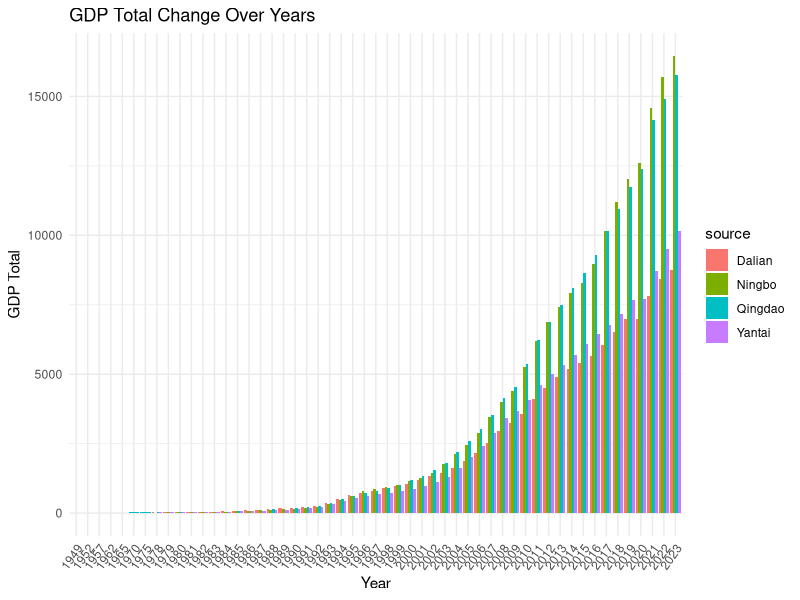
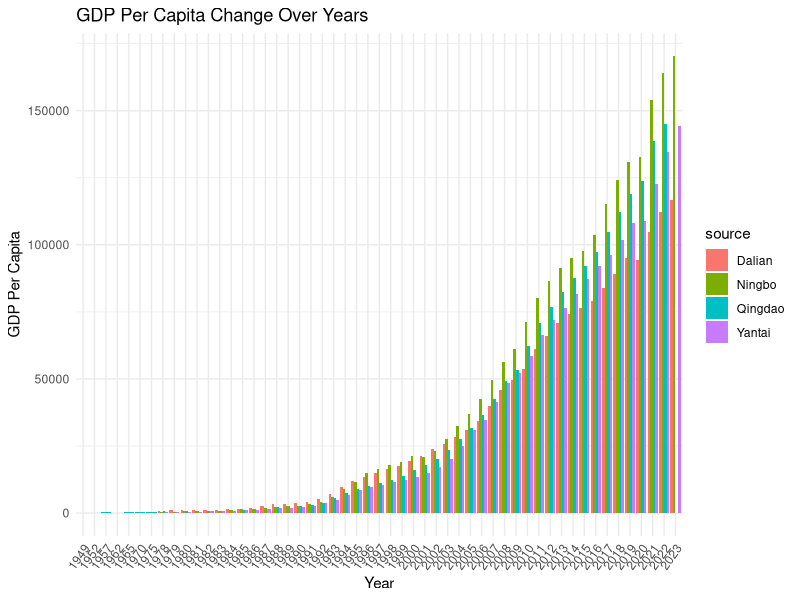
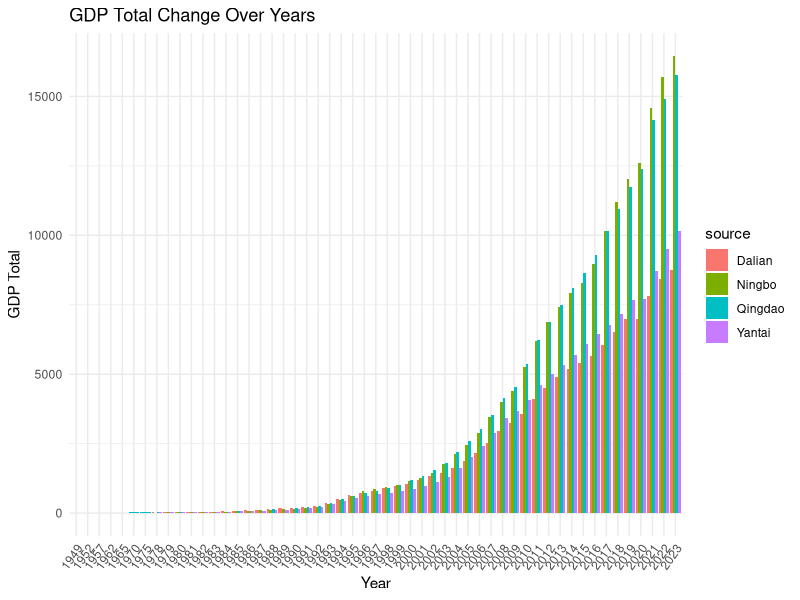
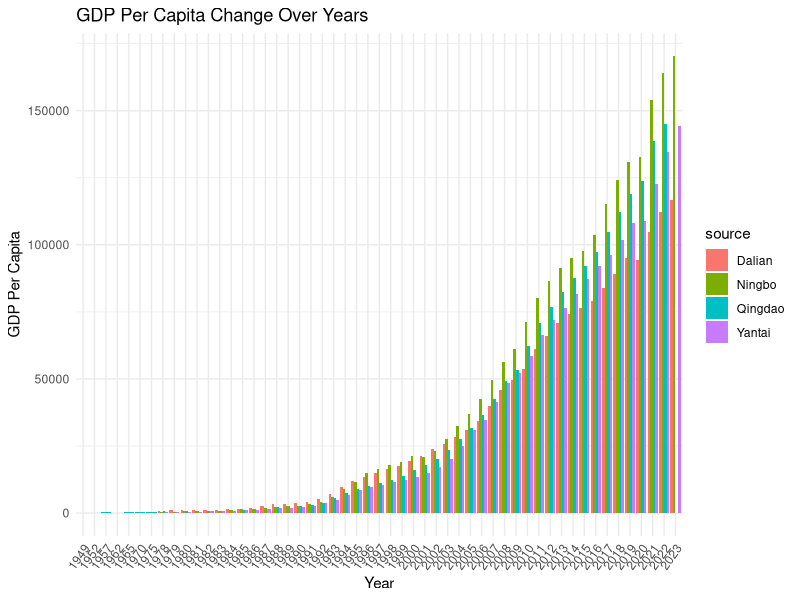

The R script that drew these images, in order:
## ---- chunk 1
knitr::opts_chunk$set(echo = TRUE)
## ---- chunk 2
library(readxl)
library(dplyr)
library(ggplot2)
library(tidyr)
## ---- chunk 3
Dalian<-read_excel("Dalian.xlsx")[, 1:3]
Qingdao<-read_excel("Qingdao.xlsx")[, 1:3]
Ningbo<-read_excel("Ningbo.xlsx")[, 1:3]
Yantai<-read_excel("Yantai.xlsx")[, 1:3]
## ---- chunk 4
colnames(Dalian) <- c("Year", "GDP_Total", "GDP_Per_Capita")
colnames(Qingdao) <- c("Year", "GDP_Total", "GDP_Per_Capita")
colnames(Ningbo) <- c("Year", "GDP_Total", "GDP_Per_Capita")
colnames(Yantai) <- c("Year", "GDP_Total", "GDP_Per_Capita")
## ---- chunk 5
# Add a column to identify the source
Dalian$source <- "Dalian"
Qingdao$source <- "Qingdao"
Ningbo$source <- "Ningbo"
Yantai$source <- "Yantai"

combined_df <- bind_rows(Dalian, Qingdao, Ningbo, Yantai)
## ---- chunk 6
combined_long <- combined_df %>%
  pivot_longer(cols = c(GDP_Total, GDP_Per_Capita), names_to = "Metric", values_to = "Value")

# Create the bar plot for GDP_Total
gdp_total_plot <- ggplot(subset(combined_long, Metric == "GDP_Total"), aes(x = factor(Year), y = Value, fill = source)) +
  geom_bar(stat = "identity", position = "dodge") +
  labs(title = "GDP Total Change Over Years",
       x = "Year",
       y = "GDP Total") +
  theme_minimal()+
  theme(axis.text.x = element_text(angle = 55, hjust = 1))

# Create the bar plot for GDP_Per_Capita
gdp_per_capita_plot <- ggplot(subset(combined_long, Metric == "GDP_Per_Capita"), aes(x = factor(Year), y = Value, fill = source)) +
  geom_bar(stat = "identity", position = "dodge") +
  labs(title = "GDP Per Capita Change Over Years",
       x = "Year",
       y = "GDP Per Capita") +
  theme_minimal()+
  theme(axis.text.x = element_text(angle = 55, hjust = 1))

ggsave("gdp_total_plot.png", gdp_total_plot, width = 15, height = 8)
ggsave("gdp_per_capita_plot.png", gdp_per_capita_plot, width = 15, height = 8)

# Display the plots
print(gdp_total_plot)
print(gdp_per_capita_plot)
